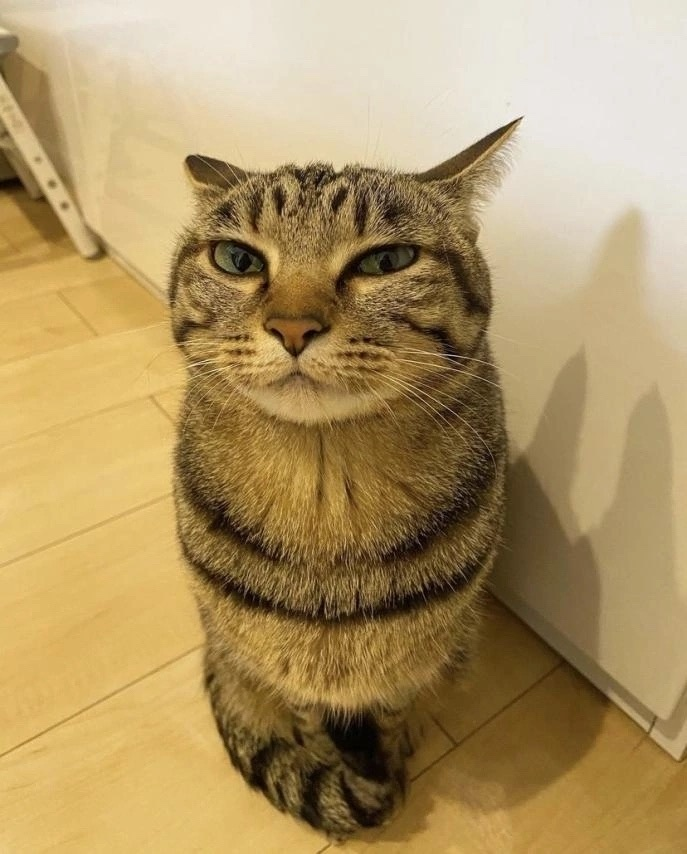
#> input picture images/cat.jpg, 687 x 854 px
$ python main.py
#> lines starting #> are read from the running program, lines starting #| are printed output that depends on the picture; after the words box and inside, x2 and y2 are one past the last pixel; in counts of white or black regions, pixels touching at a corner belong together
### tasks_module/task1_orb_features.py
import cv2 as cv


def orb_features(img_path: str):
#> called with img_path = './images/cat.jpg'
    img = cv.imread(img_path)
#> img is the input picture: shape (854, 687, 3); mean B, G, R 101.6, 149.6, 175.1

    orb = cv.ORB_create()
    kp, des = orb.detectAndCompute(img, None)
#> kp = 500 keypoints; strongest (x, y, size): (190, 158, 111.1), (188, 158, 92.6), (187, 158, 64.3), (187, 159, 53.6)
    res = cv.drawKeypoints(img, kp, None, flags=0)

    cv.imshow("1_orb_features", res)
    cv.waitKey()
    return res

### tasks_module/task2_sift_features.py
import cv2 as cv


def sift_features(img_path: str):
#> called with img_path = './images/cat.jpg'
    img = cv.imread(img_path)

    sift = cv.SIFT_create()
    kp = sift.detect(img, None)
#> kp = 2151 keypoints; strongest (x, y, size): (521, 118, 1.9), (198, 166, 17.8), (248, 260, 22), (248, 287, 11.7)
    res = cv.drawKeypoints(img, kp, img)

    cv.imshow("2_sift_features", res)
    cv.waitKey()
    return res

### tasks_module/task3_canny_edges.py
import cv2 as cv


def canny_edges(img_path: str):
#> called with img_path = './images/cat.jpg'
    img = cv.imread(img_path, cv.IMREAD_GRAYSCALE)
#> img: shape (854, 687); min 0, max 250, mean 151.8

    edges = cv.Canny(img, 100, 200)
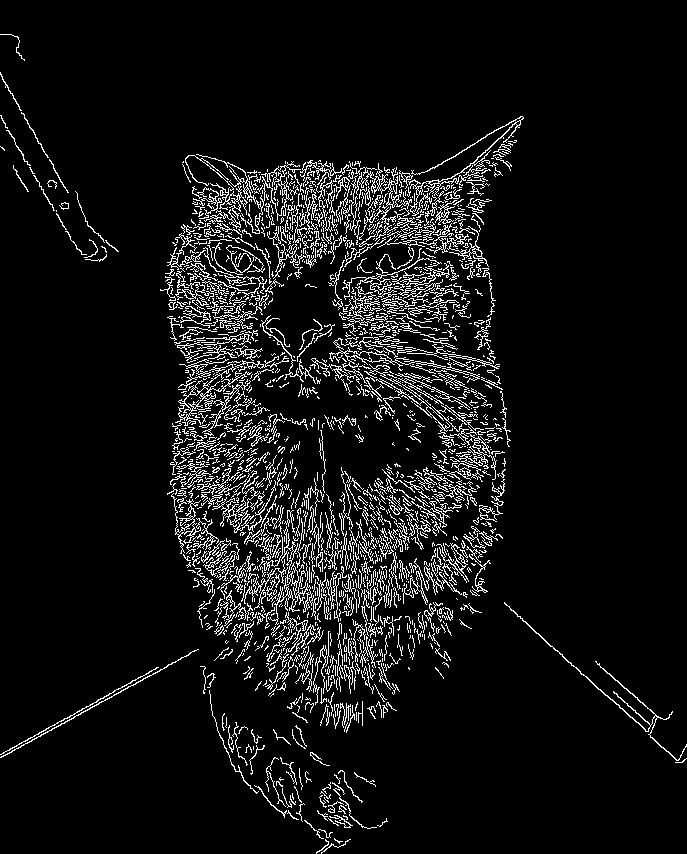
#> edges: shape (854, 687); 7.3% white in thin lines or dots

    cv.imshow('3_canny_edges', edges)
    cv.waitKey()
    return edges

### tasks_module/task4_hsv.py
import cv2 as cv


def hsv(img_path: str):
#> called with img_path = './images/cat.jpg'
    img = cv.imread(img_path)

    img_hsv = cv.cvtColor(img, cv.COLOR_RGB2HSV)
#> img_hsv: shape (854, 687, 3); mean H, S, V 100.6, 120, 175.1

    cv.imshow('5_hsv', img_hsv)
    cv.waitKey()
    return img_hsv

### tasks_module/task6_flip_right.py
import cv2 as cv


def flip_right(img_path: str):
#> called with img_path = './images/cat.jpg'
    img = cv.imread(img_path)

    img_flipped = cv.flip(img, 1)

    cv.imshow('6_flip_right', img_flipped)
    cv.waitKey()
    return img_flipped

### tasks_module/task7_flip_bottom.py
import cv2 as cv


def flip_bottom(img_path: str):
#> called with img_path = './images/cat.jpg'
    img = cv.imread(img_path)

    img_flipped = cv.flip(img, 0)

    cv.imshow('7_flip_bottom', img_flipped)
    cv.waitKey()
    return img_flipped

### tasks_module/task8_rotate_45.py
import cv2 as cv


def rotate_45(img_path: str):
#> called with img_path = './images/cat.jpg'
    img = cv.imread(img_path)

    (h, w, d) = img.shape
#> h = 854; w = 687; d = 3
    center = (w // 2, h // 2)
#> center = (343, 427)
    M = cv.getRotationMatrix2D(center, 45, 1.0)
    img_rotated = cv.warpAffine(img, M, (w, h))

    cv.imshow('8_rotate_45', img_rotated)
    cv.waitKey()
    return img_rotated

### tasks_module/task9_rotate_30_point.py
import cv2 as cv


def rotate_30_point(img_path: str, point: (float, float) = (0, 0)):
#> called with img_path = './images/cat.jpg', point = (100, 300)
    img = cv.imread(img_path)

    (h, w, d) = img.shape
#> h = 854; w = 687; d = 3
    M = cv.getRotationMatrix2D(point, 30, 1.0)
    rotated = cv.warpAffine(img, M, (w, h))
    cv.circle(rotated, point, radius=3, color=(0, 0, 255), thickness=2)
#> rotated: shape (854, 687, 3); mean B, G, R 64.8, 105.3, 126.7

    cv.imshow('9_rotate_30_point', rotated)
    cv.waitKey()
    return rotated

### tasks_module/task10_move_right_10.py
import cv2 as cv
import numpy as np


def move_right_10(img_path: str):
#> called with img_path = './images/cat.jpg'
    img = cv.imread(img_path)

    (h, w, d) = img.shape
#> h = 854; w = 687; d = 3
    M = np.float32([[1, 0, 10], [0, 1, 0]])
    img_moved = cv.warpAffine(img, M, (w, h))

    cv.imshow('10_move_right_10', img_moved)
    cv.waitKey(0)
    return img_moved

### tasks_module/task11_change_brightness.py
import cv2 as cv
import numpy as np


def change_brightness(img_path: str, brightness_offset: float = 0):
#> called with img_path = './images/cat.jpg', brightness_offset = 100
    img = cv.imread(img_path)

    img_hsv = cv.cvtColor(img, cv.COLOR_BGR2HSV)
#> img_hsv: shape (854, 687, 3); mean H, S, V 19.5, 120, 175.1
    h, s, v = cv.split(img_hsv)
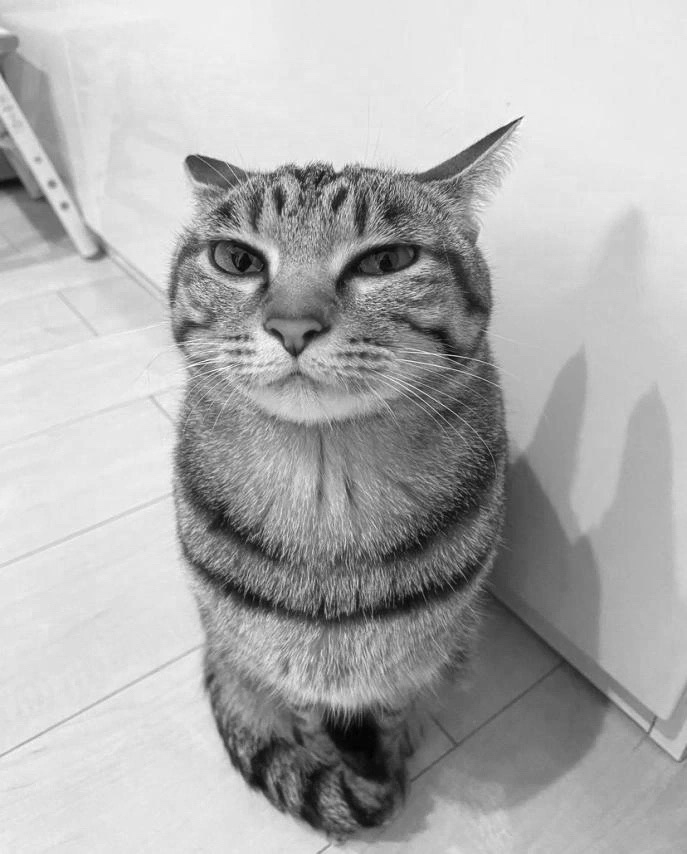
#> v: shape (854, 687); min 0, max 255, mean 175.1
    v_new = v.astype(np.int16) + brightness_offset
    v_new = np.clip(v_new, 0, 255).astype(np.uint8)

    img_new = cv.merge((h, s, v_new))
#> img_new: shape (854, 687, 3); mean H, S, V 19.5, 120, 237.7
    result = cv.cvtColor(img_new, cv.COLOR_HSV2BGR)

    cv.imshow("11_change_brightness", result)
    cv.waitKey()
    return result

### tasks_module/task12_change_contrast.py
import cv2 as cv


def change_contrast(img_path: str, alpha: float = 1):
#> called with img_path = './images/cat.jpg', alpha = 3
    img = cv.imread(img_path)

    result = cv.convertScaleAbs(img, alpha=alpha)

    cv.imshow("12_change_contrast", result)
    cv.waitKey()
    return result

### tasks_module/task13_gamma_correction.py
import cv2 as cv
import numpy as np


def gamma_correction(img_path: str, gamma: float = 2.5):
#> called with img_path = './images/cat.jpg', gamma = 2.5
    img = cv.imread(img_path)

    table = [((i / 255) ** (1 / gamma)) * 255 for i in range(256)]
    table = np.array(table, np.uint8)
    result = cv.LUT(img, table)

    cv.imshow("13_gamma_correction", result)
    cv.waitKey()
    return result

### tasks_module/task14_histogram_equalize.py
import cv2 as cv


def histogram_equalize(img_path: str):
#> called with img_path = './images/cat.jpg'
    img = cv.imread(img_path)

    img_gray = cv.cvtColor(img, cv.COLOR_BGR2GRAY)
    img_equalized = cv.equalizeHist(img_gray)
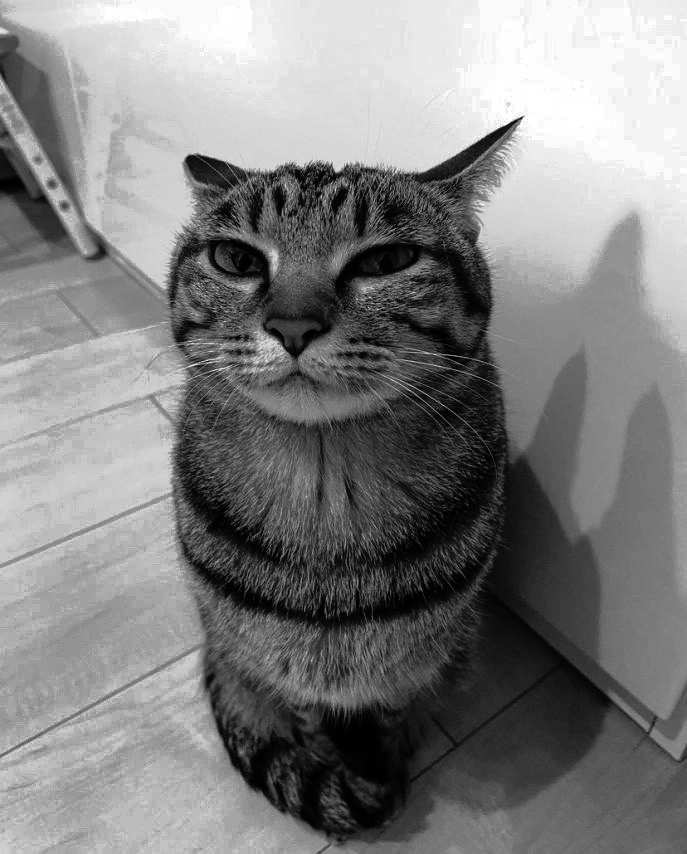
#> img_equalized: shape (854, 687); min 0, max 255, mean 128.4

    cv.imshow("14_histogram_equalize", img_equalized)
    cv.waitKey()
    return img_equalized

### tasks_module/task15_white_balance_warm.py
import cv2 as cv
import numpy as np


def white_balance_warm(img_path: str, warmth: float = 20):
#> called with img_path = './images/cat.jpg', warmth = 20
    img = cv.imread(img_path)

    b, g, r = cv.split(img)
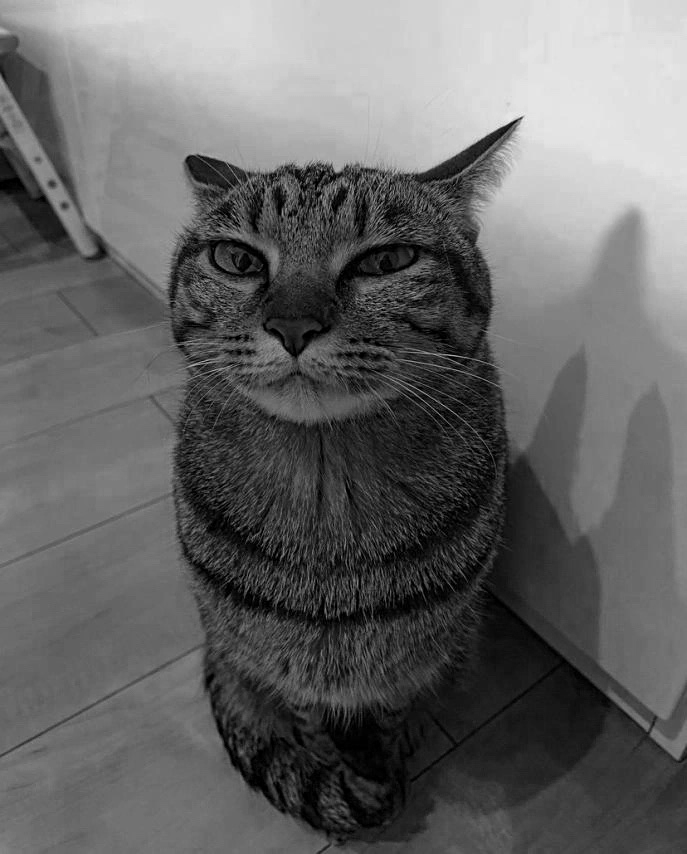
#> b: shape (854, 687); min 0, max 238, mean 101.6
    result = cv.merge((
        np.clip((b.astype(np.int16) - warmth), 0, 255).astype(np.uint8),
        g,
        np.clip((r.astype(np.int16) + warmth), 0, 255).astype(np.uint8)
    ))

    cv.imshow("15_white_balance_warm", result)
    cv.waitKey()
    return result

### tasks_module/task16_white_balance_cold.py
import cv2 as cv
import numpy as np


def white_balance_cold(img_path: str, coldness: float = 20):
#> called with img_path = './images/cat.jpg', coldness = 40
    img = cv.imread(img_path)

    b, g, r = cv.split(img)
    result = cv.merge((
        np.clip((b.astype(np.int16) + coldness), 0, 255).astype(np.uint8),
        g,
        np.clip((r.astype(np.int16) - coldness), 0, 255).astype(np.uint8)
    ))

    cv.imshow("16_white_balance_cold", result)
    cv.waitKey()
    return result

### tasks_module/task17_change_palette.py
import cv2 as cv
import numpy as np


def change_palette(img_path: str, palette_diff: (float, float, float) = (0, 0, 0)):
#> called with img_path = './images/cat.jpg', palette_diff = (30, 50, -40)
    img = cv.imread(img_path)

    b, g, r = cv.split(img)
    result = cv.merge((
        np.clip((b.astype(np.int16) + palette_diff[2]), 0, 255).astype(np.uint8),
        np.clip((g.astype(np.int16) + palette_diff[1]), 0, 255).astype(np.uint8),
        np.clip((r.astype(np.int16) + palette_diff[0]), 0, 255).astype(np.uint8)
    ))

    cv.imshow("17_change_palette", result)
    cv.waitKey()
    return result

### tasks_module/task18_binarization.py
import cv2 as cv


def binarization(img_path: str):
#> called with img_path = './images/cat.jpg'
    img = cv.imread(img_path, cv.IMREAD_GRAYSCALE)

    ret, result = cv.threshold(img, 127, 255, 0)
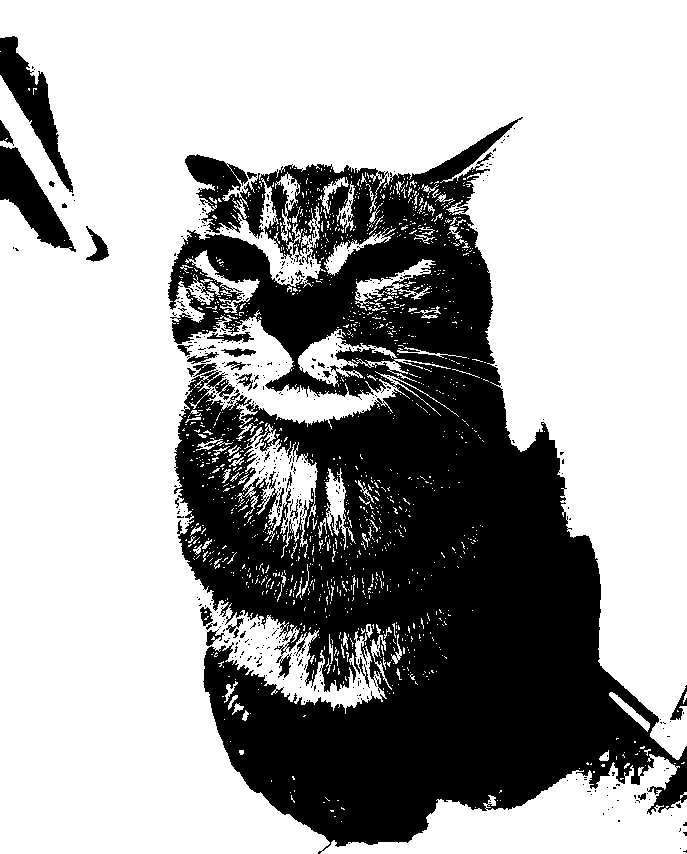
#> result: shape (854, 687); 65.6% white; 444 black regions (411 under 20 px)

    cv.imshow("18_binarization", result)
    cv.waitKey()
    return result

### tasks_module/task19_binarization_contours.py
import cv2 as cv


def binarization_contours(img_path: str):
#> called with img_path = './images/cat.jpg'
    img = cv.imread(img_path)

    img_gray = cv.cvtColor(img, cv.COLOR_BGR2GRAY)
    ret, img_bin = cv.threshold(img_gray, 127, 255, 0)
    contours, hierarchy = cv.findContours(img_bin.copy(), cv.RETR_TREE, cv.CHAIN_APPROX_SIMPLE)
#> contours = 2248 contours, 2137 with area under 20; largest, box (x1, y1, x2, y2) and area: (0, 0, 687, 854) 364510, (237, 424, 318, 558) 3908, (298, 329, 451, 387) 1964, (355, 259, 436, 311) 975, (185, 250, 260, 313) 820
    cv.drawContours(img, contours, -1, (0, 0, 255), 2, cv.LINE_AA, hierarchy, 1)
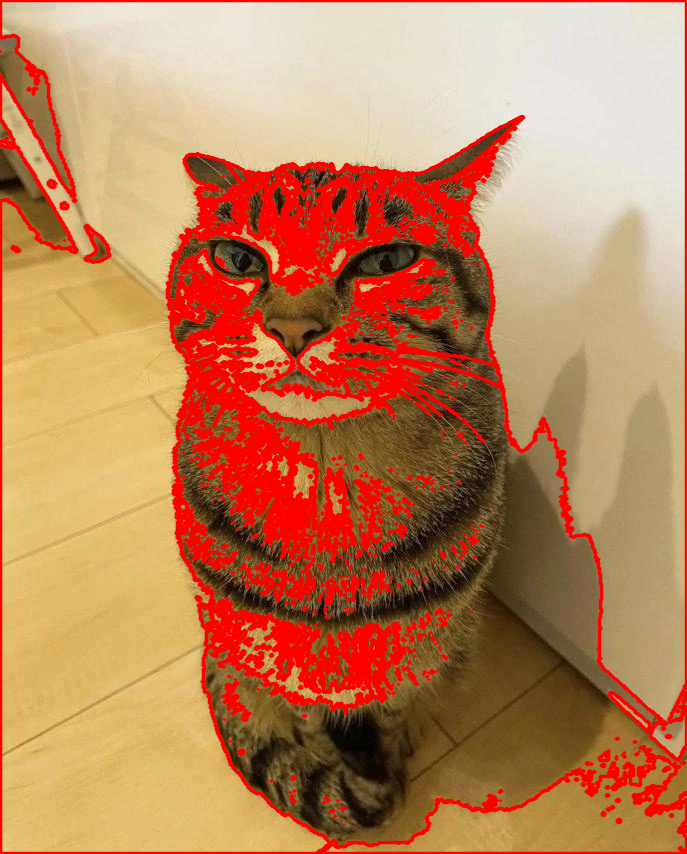
#> img: shape (854, 687, 3); 18.69% of pixels changed, all inside (x1, y1, x2, y2) = (0, 0, 687, 854)

    cv.imshow("19_binarization_contours", img)
    cv.waitKey()
    return img

### tasks_module/task20_sobel_contours.py
import cv2 as cv
import numpy as np


def sobel_contours(img_path: str):
#> called with img_path = './images/cat.jpg'
    img = cv.imread(img_path)

    kernel = np.array([[-1, 0, 1], [-2, 0, 2], [-1, 0, 1]])
    result = cv.filter2D(img, -1, kernel)
#> result: shape (854, 687, 3)

    cv.imshow("20_sobel_contours", result)
    cv.waitKey()
    return result

### tasks_module/task21_blur.py
import cv2 as cv


def blur(img_path: str):
#> called with img_path = './images/cat.jpg'
    img = cv.imread(img_path)

    result = cv.blur(img, ksize=(10, 10))

    cv.imshow("21_blur", result)
    cv.waitKey()
    return result

### tasks_module/task22_fourier_filter_high.py
import cv2 as cv
import numpy as np


def fourier_filter_high(img_path: str):
#> called with img_path = './images/cat.jpg'
    img = cv.imread(img_path)

    dft = np.fft.fft2(img, axes=(0, 1))
    dft_shift = np.fft.fftshift(dft)
    radius = 16
    mask = np.zeros_like(img)
    cy = mask.shape[0] // 2
#> cy = 427
    cx = mask.shape[1] // 2
#> cx = 343
    cv.circle(mask, (cx, cy), radius, (255, 255, 255), -1)[0]
#> mask: shape (854, 687, 3); 0.14% white; 1 white region, box (x1, y1, x2, y2) and area: (327, 411, 360, 444) 797
    mask = 255 - mask
    mask = cv.GaussianBlur(mask, (19, 19), 0)
    dft_shift_masked = np.multiply(dft_shift, mask) / 255
    back_ishift_masked = np.fft.ifftshift(dft_shift_masked)
    img_filtered = np.fft.ifft2(back_ishift_masked, axes=(0, 1))
    result = np.abs(3 * img_filtered).clip(0, 255).astype(np.uint8)

    cv.imshow("22_fourier_filter_high", result)
    cv.waitKey()
    return result

### tasks_module/task23_fourier_filter_low.py
import cv2 as cv
import numpy as np


def fourier_filter_low(img_path: str):
#> called with img_path = './images/cat.jpg'
    img = cv.imread(img_path)

    dft = np.fft.fft2(img, axes=(0, 1))
    dft_shift = np.fft.fftshift(dft)
    radius = 64
    mask = np.zeros_like(img)
    mask = cv.GaussianBlur(mask, (19, 19), 0)
    cy = mask.shape[0] // 2
#> cy = 427
    cx = mask.shape[1] // 2
#> cx = 343
    cv.circle(mask, (cx, cy), radius, (255, 255, 255), -1)[0]
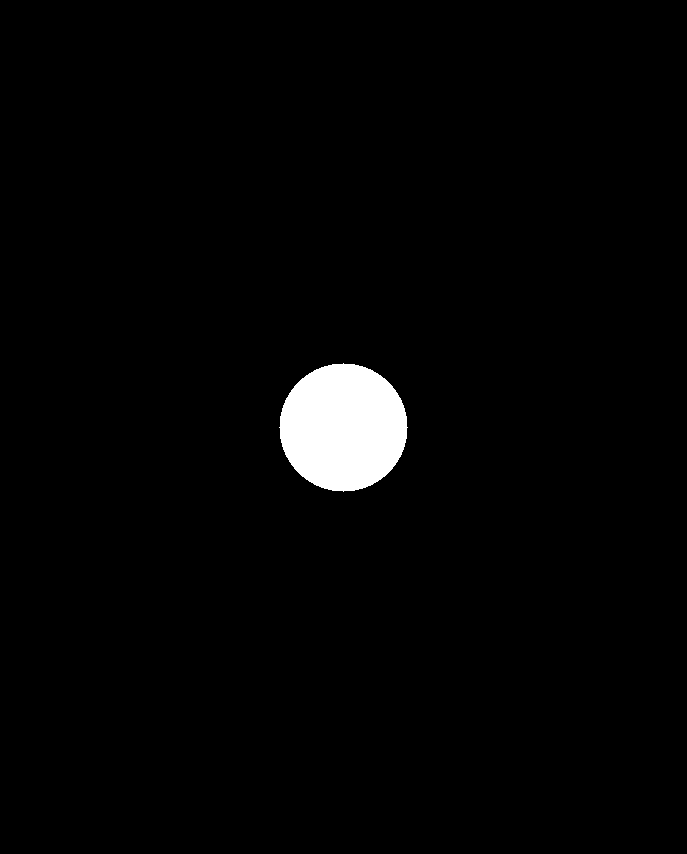
#> mask: shape (854, 687, 3); 2.2% white; 1 white region, box (x1, y1, x2, y2) and area: (279, 363, 408, 492) 12853
    dft_shift_masked = np.multiply(dft_shift, mask) / 255
    back_shift_masked = np.fft.ifftshift(dft_shift_masked)
    img_filtered = np.fft.ifft2(back_shift_masked, axes=(0, 1))
    result = np.abs(img_filtered).clip(0, 255).astype(np.uint8)

    cv.imshow("23_fourier_filter_low", result)
    cv.waitKey()
    return result

### tasks_module/task5_grayscale.py
import cv2 as cv


def grayscale(img_path: str):
    img = cv.imread(img_path, cv.IMREAD_GRAYSCALE)
    cv.imshow('4_grayscale', img)
    cv.waitKey()
    return img

### main.py
import tasks_module as task

img_path = "./images/cat.jpg"

task.orb_features(img_path)
task.sift_features(img_path)
task.canny_edges(img_path)
task.hsv(img_path)
task.grayscale(img_path)
task.flip_right(img_path)
task.flip_bottom(img_path)
task.rotate_45(img_path)
task.rotate_30_point(img_path, (100, 300))
task.move_right_10(img_path)
task.change_brightness(img_path, 100)
task.change_contrast(img_path, 3)
task.gamma_correction(img_path, 2.5)
task.histogram_equalize(img_path)
task.white_balance_warm(img_path, 20)
task.white_balance_cold(img_path, 40)
task.change_palette(img_path, (30, 50, -40))
task.binarization(img_path)
task.binarization_contours(img_path)
task.sobel_contours(img_path)
task.blur(img_path)
task.fourier_filter_high(img_path)
task.fourier_filter_low(img_path)
#> (the run stopped early here; a loop or call above may not have finished)
